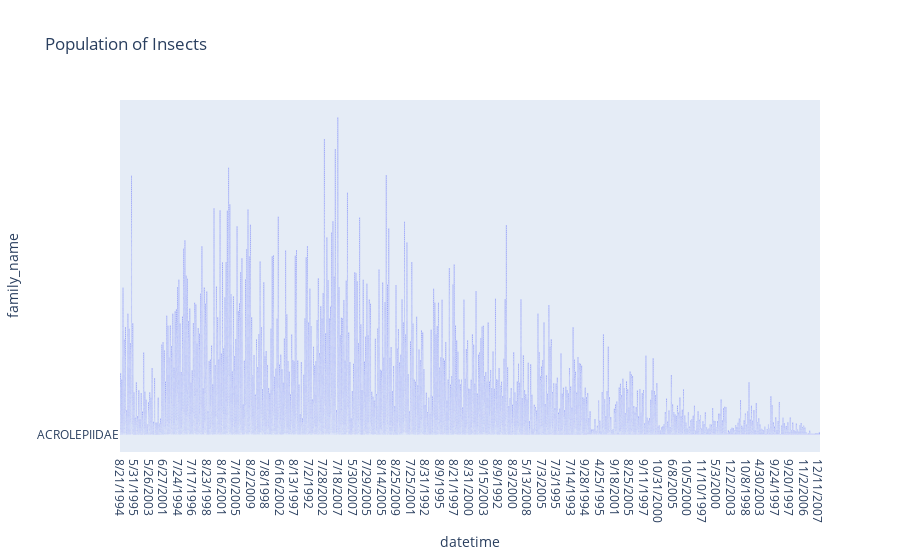

Here is the notebook cell this chart was saved with:
### Code cell
fig = px.bar(insect_df, x = 'datetime', y = 'family_name', title='Population of Insects')
fig.show()

### Figure 1 — Plotly figure (JSON) as saved in the notebook; plotly's stock layout.template omitted (floating-point values rounded to 4 significant figures; data arrays with more than 128 entries replaced by an {"elided": "..."} marker saying what was removed)
{"data": [{"alignmentgroup": "True", "hovertemplate": "datetime=%{x}<br>family_name=%{y}<extra></extra>", "legendgroup": "", "marker": {"color": "#636efa", "pattern": {"shape": ""}}, "name": "", "offsetgroup": "", "orientation": "v", "showlegend": false, "textposition": "auto", "type": "bar", "x": {"elided": "44088 str values"}, "xaxis": "x", "y": {"elided": "44088 str values"}, "yaxis": "y"}], "layout": {"barmode": "relative", "legend": {"tracegroupgap": 0}, "title": {"text": "Population of Insects"}, "xaxis": {"anchor": "y", "domain": [0, 1], "title": {"text": "datetime"}}, "yaxis": {"anchor": "x", "domain": [0, 1], "title": {"text": "family_name"}}}}
